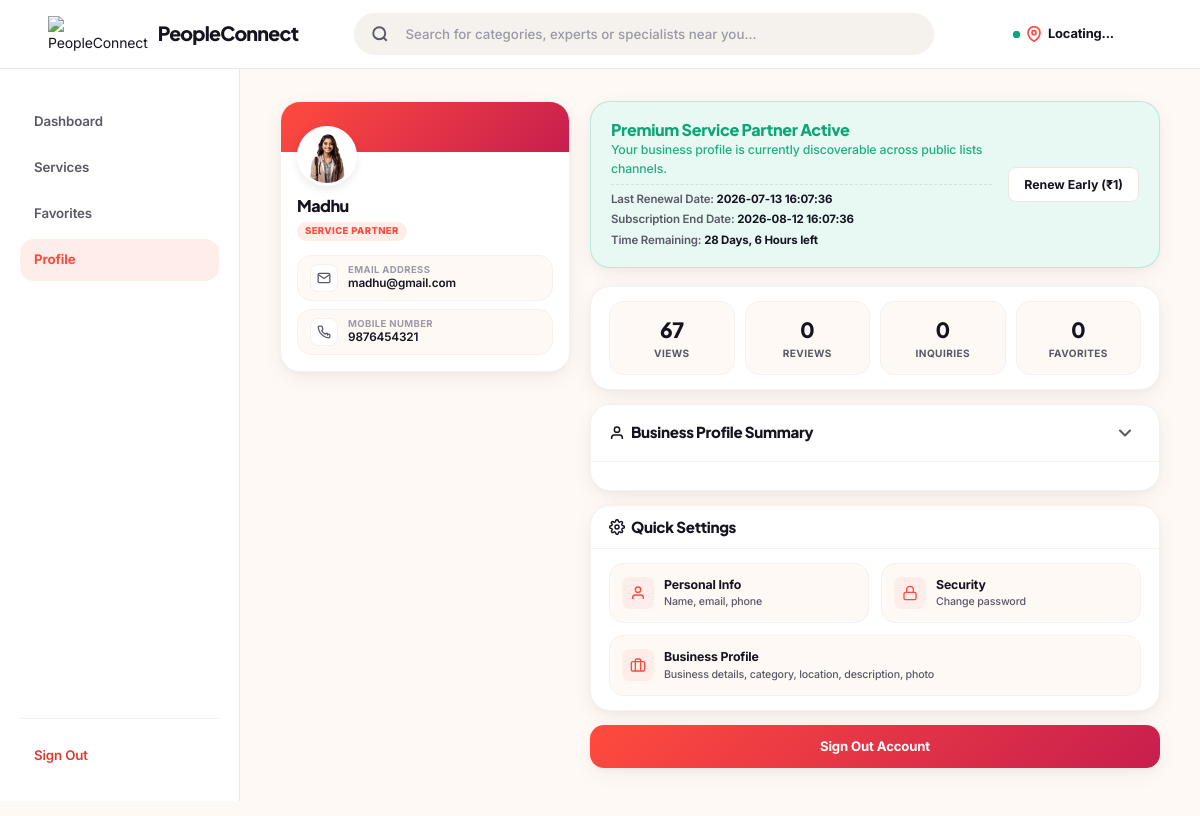
Screenshot of /profile (signed in) with the database file from the repository.
### tables this page shows
CREATE TABLE providers (
            id INTEGER PRIMARY KEY AUTOINCREMENT,
            user_id INTEGER NOT NULL,
            business_name TEXT NOT NULL,
            category TEXT NOT NULL,
            experience TEXT,
            description TEXT,
            city TEXT NOT NULL,
            area TEXT NOT NULL,
            address TEXT,
            phone TEXT NOT NULL,
            profile_image TEXT,
            views INTEGER DEFAULT 0,
            is_subscribed INTEGER DEFAULT 0,
            subscription_started_at DATETIME,
            subscription_expires_at DATETIME,
            created_at DATETIME DEFAULT CURRENT_TIMESTAMP,
            FOREIGN KEY (user_id) REFERENCES users(id)
        );

CREATE TABLE users (
            id INTEGER PRIMARY KEY AUTOINCREMENT,
            name TEXT NOT NULL,
            email TEXT UNIQUE NOT NULL,
            phone TEXT,
            password TEXT NOT NULL,
            account_type TEXT NOT NULL CHECK(account_type IN ('user', 'provider')),
            created_at DATETIME DEFAULT CURRENT_TIMESTAMP
        );

### app.py (the view)
@app.route('/profile')
@login_required
def profile():
    user = get_user_by_id(session['user_id'])
    provider = None
    provider_stats = None
    inquiries = []
    unread_count = 0
    if session['account_type'] == 'provider':
        provider = get_provider_by_user_id(session['user_id'])
        inquiries = get_provider_inquiries(session['user_id'])
        unread_count = get_unread_inquiry_count(session['user_id'])
        provider_stats = get_provider_stats(session['user_id'])
    categories = get_all_categories()
    recent_providers = get_recent_providers(6)
    return render_template(
        'profile.html',
        user=user,
        provider=provider,
        categories=categories,
        providers=recent_providers,
        unread_count=unread_count,
        provider_stats=provider_stats,
        trigger_checkout=request.args.get('trigger_checkout', 'false')
    )

### app.py (called while the page is built)
@app.context_processor
def utility_processor():
    return dict(
        max=max,
        min=min,
        round=round,
        razorpay_key_id=app.config['RAZORPAY_KEY_ID'],
        logo_url=GLOBAL_LOGO_URL  # Exposing branding resource dynamically across all views template scope
    )

def login_required(f):
    @wraps(f)
    def decorated_function(*args, **kwargs):
        if 'user_id' not in session:
            flash('Please login to continue.', 'error')
            return redirect(url_for('auth'))
        return f(*args, **kwargs)
    return decorated_function

### models.py (called while the page is built)
def get_db_connection():
    conn = sqlite3.connect(Config.DATABASE_PATH)
    conn.row_factory = sqlite3.Row
    return conn

def get_user_by_id(user_id):
    conn = get_db_connection()
    cursor = conn.cursor()
    cursor.execute('SELECT * FROM users WHERE id = ?', (user_id,))
    user = cursor.fetchone()
    conn.close()
    return user

def get_all_categories():
    conn = get_db_connection()
    cursor = conn.cursor()
    cursor.execute('SELECT * FROM categories ORDER BY category_name ASC')
    categories = cursor.fetchall()
    conn.close()
    return categories

def get_recent_providers(limit=8):
    conn = get_db_connection()
    cursor = conn.cursor()
    cursor.execute('''
        SELECT p.*, u.name AS owner_name, u.email AS owner_email,
               COALESCE(AVG(r.rating), 0.0) AS avg_rating,
               COUNT(r.id) AS review_count
        FROM providers p
        JOIN users u ON p.user_id = u.id
        LEFT JOIN reviews r ON p.id = r.provider_id
        WHERE p.is_subscribed = 1
        GROUP BY p.id
        ORDER BY p.created_at DESC LIMIT ?
    ''', (limit,))
    providers = cursor.fetchall()
    conn.close()
    return providers

def get_provider_by_user_id(user_id):
    conn = get_db_connection()
    cursor = conn.cursor()
    cursor.execute('''
        SELECT p.*, u.email AS owner_email,
               COALESCE(AVG(r.rating), 0.0) AS avg_rating,
               COUNT(r.id) AS review_count
        FROM providers p
        JOIN users u ON p.user_id = u.id
        LEFT JOIN reviews r ON p.id = r.provider_id
        WHERE p.user_id = ?
        GROUP BY p.id
    ''', (user_id,))
    provider = cursor.fetchone()
    conn.close()
    return provider

### templates/profile.html (shortened to what this page needs)
{% extends 'base.html' %}
{% block content %}
<div class="workspace-layout-matrix">
    <aside class="profile-summary-panel">
        <div class="panel-accent-header"></div>
        <div class="panel-avatar-row">
            <div class="panel-avatar-circle">
                {% if session.account_type == 'provider' and provider and provider.profile_image %}
                    <img src="/uploads/{{ provider.profile_image }}" alt="Profile">
                {% else %}
                    <div class="avatar-placeholder" style="width:100%; height:100%; font-size:1.3rem; border-radius:50%;">
                        {{ user.name[0]|upper if user and user.name else 'P' }}
                    </div>
                {% endif %}
            </div>
        </div>
        <div class="panel-body-section">
            <h2>{{ user.name if user else 'Profile' }}</h2>
            <span class="account-type-badge">{{ 'Service Partner' if user.account_type == 'provider' else 'General User' }}</span>
            <div class="panel-meta-display-grid">
                <div class="panel-meta-card">
                    <div class="meta-icon-box">
                        <svg viewBox="0 0 24 24"><path d="M4 4h16c1.1 0 2 .9 2 2v12c0 1.1-.9 2-2 2H4c-1.1 0-2-.9-2-2V6c0-1.1.9-2 2-2z"/><polyline points="22,6 12,13 2,6"/></svg>
                    </div>
                    <div class="meta-text-stack">
                        <span class="meta-label">Email Address</span>
                        <span class="meta-value" title="{{ user.email if user else '' }}">{{ user.email if user else 'Not Available' }}</span>
                    </div>
                </div>
                <div class="panel-meta-card">
                    <div class="meta-icon-box">
                    </div>
                    <div class="meta-text-stack">
                        <span class="meta-label">Mobile Number</span>
                        <span class="meta-value">{{ user.phone if user and user.phone else 'Not configured' }}</span>
                    </div>
                </div>
            </div>
        </div>
    </aside>
    <div class="profile-main-column">
        {% if session.account_type == 'provider' and provider %}
            {% if provider.is_subscribed == 1 %}
                <div class="subscription-status-banner active-premium">
                    <div class="banner-text" style="flex: 1; min-width: 0;">
                        <h4>Premium Service Partner Active</h4>
                        <p>Your business profile is currently discoverable across public lists channels.</p>
                        <div class="subscription-ledger-details">
                            <span id="subLastRenewal">Last Renewal Date: <strong>{{ provider.subscription_started_at if provider.subscription_started_at else provider.created_at }}</strong></span>
                            <span id="subEndDate">Subscription End Date: <strong>{{ provider.subscription_expires_at if provider.subscription_expires_at else 'N/A' }}</strong></span>
                            <span id="subDaysLeft">Time Remaining: <strong>Calculating...</strong></span>
                        </div>
                    </div>
                    <button class="btn btn-secondary btn-sm" onclick="paySubscriptionFee()">Renew Early (₹1)</button>
                </div>
            {% endif %}
            {% if provider_stats %}
            <div class="profile-card">
                <div class="profile-card-body">
                    <div class="stats-grid">
                        <div class="stat-card">
                            <div class="stat-num">{{ provider_stats.views }}</div>
                            <div class="stat-label">Views</div>
                        </div>
                        <div class="stat-card">
                            <div class="stat-num">{{ provider_stats.reviews }}</div>
                            <div class="stat-label">Reviews</div>
                        </div>
                        <div class="stat-card">
                            <div class="stat-num">{{ provider_stats.inquiries }}</div>
                            <div class="stat-label">Inquiries</div>
                        </div>
                        <div class="stat-card">
                            <div class="stat-num">{{ provider_stats.favorites }}</div>
                            <div class="stat-label">Favorites</div>
                        </div>
                    </div>
                </div>
            </div>
            {% endif %}
            <div class="profile-card">
                <div class="profile-card-header">
                    <h3>
                        <svg viewBox="0 0 24 24"><path d="M20 21v-2a4 4 0 0 0-4-4H8a4 4 0 0 0-4 4v2"/><circle cx="12" cy="7" r="4"/></svg>
                        Business Profile Summary
                    </h3>
                    <button class="btn-toggle-summary" onclick="toggleBusinessSummary(this)" aria-label="Toggle Business Profile Summary Details">
                        <svg viewBox="0 0 24 24" fill="none" stroke="currentColor" stroke-width="2.5" stroke-linecap="round" stroke-linejoin="round"><polyline points="6 9 12 15 18 9"></polyline></svg>
                    </button>
                </div>
                <div class="profile-card-body">
                </div>
            </div>
        {% endif %}
        <div class="profile-card">
            <div class="profile-card-header">
                <h3>
                    Quick Settings
                </h3>
            </div>
            <div class="profile-card-body">
                <div class="quick-settings-grid">
                    <a href="{{ url_for('edit_profile_page') }}" class="quick-settings-link">
                        <div class="qs-icon">
                            <svg width="16" height="16" viewBox="0 0 24 24" fill="none" stroke="currentColor" stroke-width="2"><path d="M20 21v-2a4 4 0 0 0-4-4H8a4 4 0 0 0-4 4v2"/><circle cx="12" cy="7" r="4"/></svg>
                        </div>
                        <div>
                            <div class="qs-title">Personal Info</div>
                            <div class="qs-sub">Name, email, phone</div>
                        </div>
                    </a>
                    <a href="{{ url_for('edit_profile_page') }}?tab=security" class="quick-settings-link">
                        <div class="qs-icon">
                            <svg width="16" height="16" viewBox="0 0 24 24" fill="none" stroke="currentColor" stroke-width="2"><rect width="18" height="11" x="3" y="11" rx="2" ry="2"/><path d="M7 11V7a5 5 0 0 1 10 0v4"/></svg>
                        </div>
                        <div>
                            <div class="qs-title">Security</div>
                            <div class="qs-sub">Change password</div>
                        </div>
                    </a>
                    {% if session.account_type == 'provider' %}
                    <a href="{{ url_for('edit_profile_page') }}?tab=business" class="quick-settings-link" style="grid-column: 1 / -1;">
                        <div class="qs-icon">
                            <svg width="16" height="16" viewBox="0 0 24 24" fill="none" stroke="currentColor" stroke-width="2"><rect x="2" y="7" width="20" height="14" rx="2" ry="2"/><path d="M16 21V5a2 2 0 0 0-2-2h-4a2 2 0 0 0-2 2v16"/></svg>
                        </div>
                        <div>
                            <div class="qs-title">Business Profile</div>
                            <div class="qs-sub">Business details, category, location, description, photo</div>
                        </div>
                    </a>
                    {% endif %}
                </div>
            </div>
        </div>
        <a href="{{ url_for('logout') }}" class="btn btn-logout-highlight">Sign Out Account</a>
    </div>
</div>
{% endblock %}

### rows the page displays
providers: profile_image (picture), subscription_started_at "2026-07-13 16:07:36", subscription_expires_at "2026-08-12 16:07:36"
users: name "Madhu", account_type "SERVICE PARTNER", email "madhu@gmail.com", phone "9876454321"

### other values shown
{{ provider_stats.views }} "67"
{{ provider_stats.reviews }} "0"
{{ provider_stats.inquiries }} "0"
{{ provider_stats.favorites }} "0"
